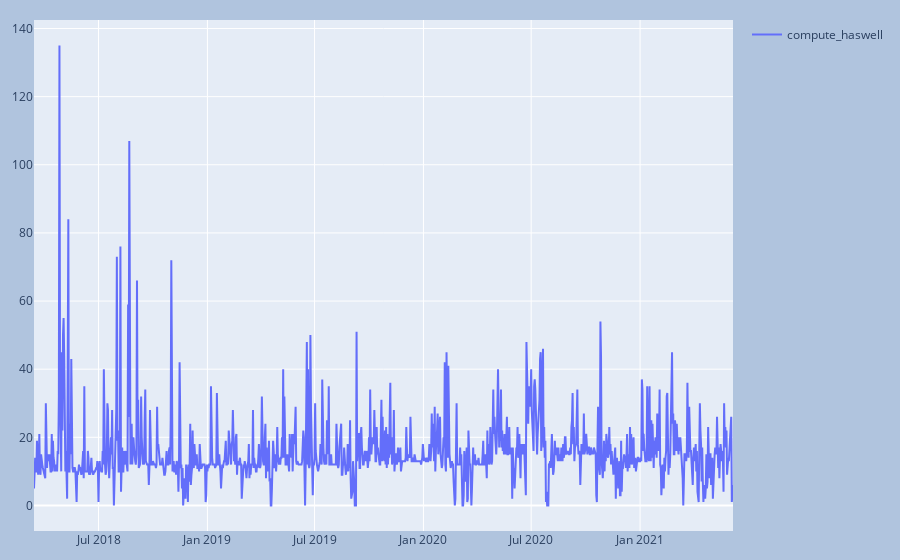

Notebook code for this chart:
### Code cell
node_data = pd.read_csv('%s/on_demand/%s.csv' % (data_src, nt))
node_data.sort_values(by=['start_on'], inplace=True)

plot_rsrc(rs_node_data, nt)

### Figure 1 — Plotly figure (JSON) as saved in the notebook; plotly's stock layout.template omitted (floating-point values rounded to 4 significant figures; data arrays with more than 128 entries replaced by an {"elided": "..."} marker saying what was removed)
{"data": [{"mode": "lines", "name": "compute_haswell", "type": "scatter", "x": {"elided": "1182 str values"}, "y": {"elided": "1182 int values"}}], "layout": {"margin": {"b": 20, "l": 20, "r": 20, "t": 20}, "paper_bgcolor": "LightSteelBlue", "showlegend": true}}
